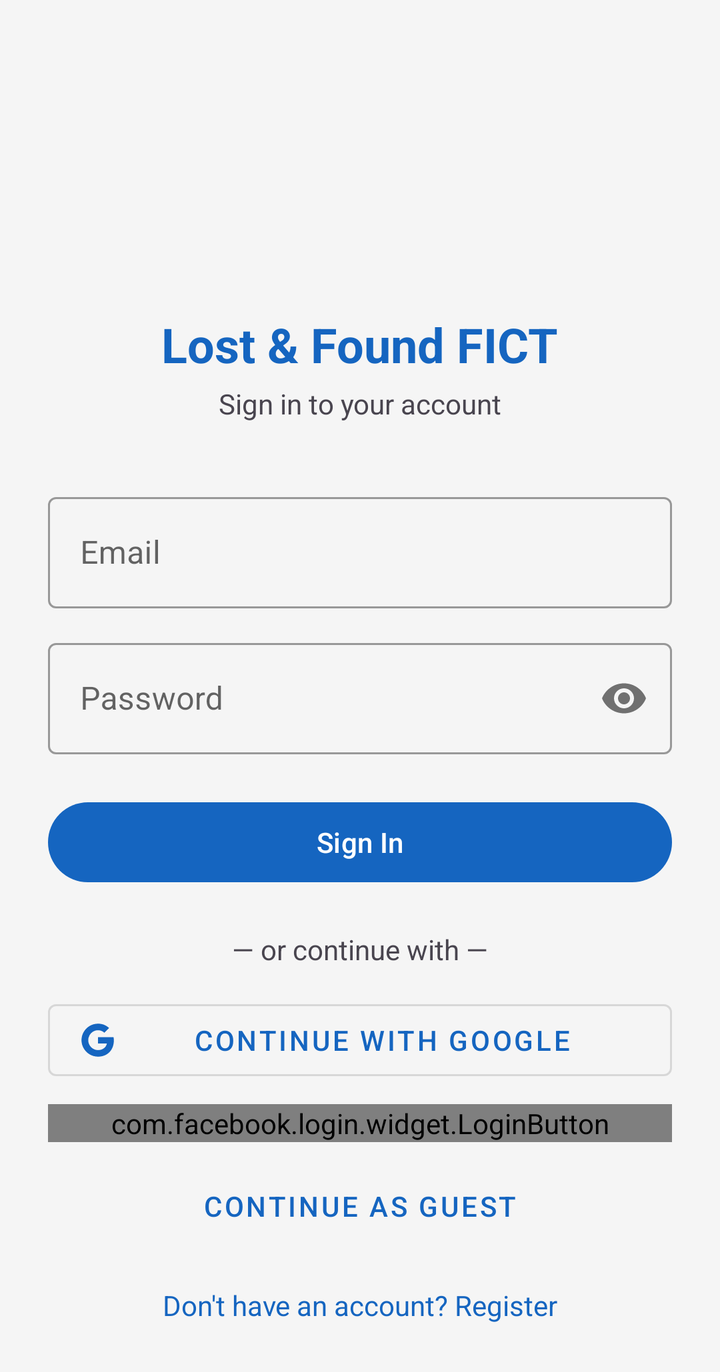
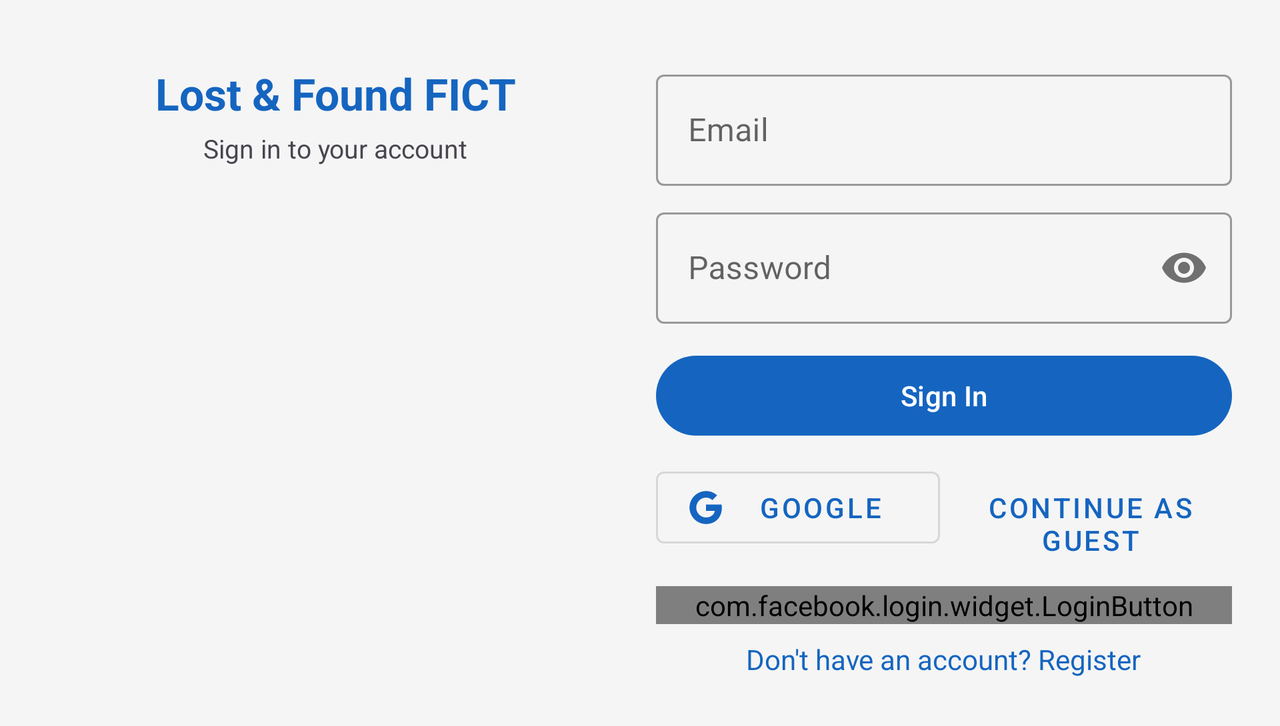

Two renders of one Android screen. The first uses the default layout on a phone; the second uses the alternative layout the repository ships for a different screen configuration, on a matching device. The two XML files are below.
<!-- AndroidManifest.xml: application theme Theme.LostFoundFICT -->
<!-- res/layout/fragment_login.xml -->
<?xml version="1.0" encoding="utf-8"?>
<ScrollView xmlns:android="http://schemas.android.com/apk/res/android"
    xmlns:app="http://schemas.android.com/apk/res-auto"
    android:layout_width="match_parent"
    android:layout_height="match_parent"
    android:fillViewport="true">

    <androidx.constraintlayout.widget.ConstraintLayout
        android:layout_width="match_parent"
        android:layout_height="wrap_content"
        android:padding="24dp">

        
        <ImageView
            android:id="@+id/ivLogo"
            android:layout_width="80dp"
            android:layout_height="80dp"
            android:src="@mipmap/ic_launcher"
            app:layout_constraintTop_toTopOf="parent"
            app:layout_constraintStart_toStartOf="parent"
            app:layout_constraintEnd_toEndOf="parent"
            android:layout_marginTop="40dp"/>

        <TextView
            android:id="@+id/tvTitle"
            android:layout_width="wrap_content"
            android:layout_height="wrap_content"
            android:text="@string/app_name"
            android:textSize="24sp"
            android:textStyle="bold"
            android:textColor="?attr/colorPrimary"
            app:layout_constraintTop_toBottomOf="@id/ivLogo"
            app:layout_constraintStart_toStartOf="parent"
            app:layout_constraintEnd_toEndOf="parent"
            android:layout_marginTop="12dp"/>

        <TextView
            android:id="@+id/tvSubtitle"
            android:layout_width="wrap_content"
            android:layout_height="wrap_content"
            android:text="@string/login_subtitle"
            android:textSize="14sp"
            android:textColor="?attr/colorOnSurfaceVariant"
            app:layout_constraintTop_toBottomOf="@id/tvTitle"
            app:layout_constraintStart_toStartOf="parent"
            app:layout_constraintEnd_toEndOf="parent"
            android:layout_marginTop="4dp"/>

        
        <com.google.android.material.textfield.TextInputLayout
            android:id="@+id/tilEmail"
            style="@style/Widget.MaterialComponents.TextInputLayout.OutlinedBox"
            android:layout_width="0dp"
            android:layout_height="wrap_content"
            android:hint="@string/hint_email"
            app:layout_constraintTop_toBottomOf="@id/tvSubtitle"
            app:layout_constraintStart_toStartOf="parent"
            app:layout_constraintEnd_toEndOf="parent"
            android:layout_marginTop="32dp">

            <com.google.android.material.textfield.TextInputEditText
                android:id="@+id/etEmail"
                android:layout_width="match_parent"
                android:layout_height="wrap_content"
                android:inputType="textEmailAddress"/>
        </com.google.android.material.textfield.TextInputLayout>

        
        <com.google.android.material.textfield.TextInputLayout
            android:id="@+id/tilPassword"
            style="@style/Widget.MaterialComponents.TextInputLayout.OutlinedBox"
            android:layout_width="0dp"
            android:layout_height="wrap_content"
            android:hint="@string/hint_password"
            app:passwordToggleEnabled="true"
            app:layout_constraintTop_toBottomOf="@id/tilEmail"
            app:layout_constraintStart_toStartOf="parent"
            app:layout_constraintEnd_toEndOf="parent"
            android:layout_marginTop="12dp">

            <com.google.android.material.textfield.TextInputEditText
                android:id="@+id/etPassword"
                android:layout_width="match_parent"
                android:layout_height="wrap_content"
                android:inputType="textPassword"/>
        </com.google.android.material.textfield.TextInputLayout>

        
        <com.google.android.material.button.MaterialButton
            android:id="@+id/btnLogin"
            android:layout_width="0dp"
            android:layout_height="wrap_content"
            android:text="@string/btn_login"
            android:layout_marginTop="20dp"
            app:layout_constraintTop_toBottomOf="@id/tilPassword"
            app:layout_constraintStart_toStartOf="parent"
            app:layout_constraintEnd_toEndOf="parent"/>

        
        <TextView
            android:id="@+id/tvOr"
            android:layout_width="wrap_content"
            android:layout_height="wrap_content"
            android:text="@string/or_continue_with"
            android:textColor="?attr/colorOnSurfaceVariant"
            android:layout_marginTop="20dp"
            app:layout_constraintTop_toBottomOf="@id/btnLogin"
            app:layout_constraintStart_toStartOf="parent"
            app:layout_constraintEnd_toEndOf="parent"/>

        
        <com.google.android.material.button.MaterialButton
            android:id="@+id/btnGoogle"
            style="@style/Widget.MaterialComponents.Button.OutlinedButton"
            android:layout_width="0dp"
            android:layout_height="wrap_content"
            android:text="@string/btn_google"
            android:layout_marginTop="12dp"
            app:icon="@drawable/ic_google"
            app:layout_constraintTop_toBottomOf="@id/tvOr"
            app:layout_constraintStart_toStartOf="parent"
            app:layout_constraintEnd_toEndOf="parent"/>

        
        <com.facebook.login.widget.LoginButton
            android:id="@+id/btnFacebook"
            android:layout_width="0dp"
            android:layout_height="wrap_content"
            android:layout_marginTop="8dp"
            app:layout_constraintTop_toBottomOf="@id/btnGoogle"
            app:layout_constraintStart_toStartOf="parent"
            app:layout_constraintEnd_toEndOf="parent"/>

        
        <com.google.android.material.button.MaterialButton
            android:id="@+id/btnAnonymous"
            style="@style/Widget.MaterialComponents.Button.TextButton"
            android:layout_width="wrap_content"
            android:layout_height="wrap_content"
            android:text="@string/btn_anonymous"
            android:layout_marginTop="8dp"
            app:layout_constraintTop_toBottomOf="@id/btnFacebook"
            app:layout_constraintStart_toStartOf="parent"
            app:layout_constraintEnd_toEndOf="parent"/>

        
        <ProgressBar
            android:id="@+id/progressBar"
            android:layout_width="wrap_content"
            android:layout_height="wrap_content"
            android:visibility="gone"
            app:layout_constraintTop_toBottomOf="@id/btnAnonymous"
            app:layout_constraintStart_toStartOf="parent"
            app:layout_constraintEnd_toEndOf="parent"
            android:layout_marginTop="8dp"/>

        
        <TextView
            android:id="@+id/tvRegister"
            android:layout_width="wrap_content"
            android:layout_height="wrap_content"
            android:text="@string/tv_go_to_register"
            android:textColor="?attr/colorPrimary"
            android:clickable="true"
            android:focusable="true"
            android:layout_marginTop="16dp"
            android:layout_marginBottom="24dp"
            app:layout_constraintTop_toBottomOf="@id/progressBar"
            app:layout_constraintStart_toStartOf="parent"
            app:layout_constraintEnd_toEndOf="parent"/>

    </androidx.constraintlayout.widget.ConstraintLayout>
</ScrollView>
<!-- resources referenced by this layout -->
<resources>
  <!-- drawable ic_google (drawable) -->
  <vector xmlns:android="http://schemas.android.com/apk/res/android"
      android:width="24dp"
      android:height="24dp"
      android:viewportWidth="24"
      android:viewportHeight="24">
      <path android:fillColor="#4285F4" android:pathData="M22.56,12.25c0,-0.78 -0.07,-1.53 -0.2,-2.25H12v4.26h5.92c-0.26,1.37 -1.04,2.53 -2.21,3.31v2.77h3.57c2.08,-1.92 3.28,-4.74 3.28,-8.09z"/>
      <path android:fillColor="#34A853" android:pathData="M12,23c2.97,0 5.46,-0.98 7.28,-2.66l-3.57,-2.77c-0.98,0.66 -2.23,1.06 -3.71,1.06 -2.86,0 -5.29,-1.93 -6.16,-4.53H2.18v2.84C3.99,20.53 7.7,23 12,23z"/>
      <path android:fillColor="#FBBC05" android:pathData="M5.84,14.09c-0.22,-0.66 -0.35,-1.36 -0.35,-2.09s0.13,-1.43 0.35,-2.09V7.07H2.18C1.43,8.55 1,10.22 1,12s0.43,3.45 1.18,4.93l2.85,-2.22 0.81,-0.62z"/>
      <path android:fillColor="#EA4335" android:pathData="M12,5.38c1.62,0 3.06,0.56 4.21,1.64l3.15,-3.15C17.45,2.09 14.97,1 12,1 7.7,1 3.99,3.47 2.18,7.07l3.66,2.84c0.87,-2.6 3.3,-4.53 6.16,-4.53z"/>
  </vector>
  <string name="app_name">Lost &amp; Found FICT</string>
  <string name="btn_anonymous">Continue as Guest</string>
  <string name="btn_google">Continue with Google</string>
  <string name="btn_login">Sign In</string>
  <string name="hint_email">Email</string>
  <string name="hint_password">Password</string>
  <string name="login_subtitle">Sign in to your account</string>
  <string name="or_continue_with">— or continue with —</string>
  <string name="tv_go_to_register">Don\'t have an account? Register</string>
  <style name="Theme.LostFoundFICT" parent="Base.Theme.LostFoundFICT" />
  <style name="Base.Theme.LostFoundFICT" parent="Theme.Material3.DayNight.NoActionBar">
          <item name="colorPrimary">#1565C0</item>
          <item name="colorPrimaryVariant">#42A5F5</item>
          <item name="colorOnPrimary">#FFFFFF</item>
          <item name="colorSecondary">#43A047</item>
          <item name="colorOnSecondary">#FFFFFF</item>
          <item name="android:windowBackground">@color/background_light</item>
          <item name="colorSurface">#FFFFFF</item>
          <item name="colorOnSurface">#000000</item>
      </style>
  <color name="background_light">#F5F5F5</color>
</resources>
<!-- res/layout-land/fragment_login.xml (the repository's variant of the layout above) -->
<!-- drawn on the phone turned sideways -->
<?xml version="1.0" encoding="utf-8"?>
<ScrollView xmlns:android="http://schemas.android.com/apk/res/android"
    xmlns:app="http://schemas.android.com/apk/res-auto"
    android:layout_width="match_parent"
    android:layout_height="match_parent">

    <LinearLayout
        android:layout_width="match_parent"
        android:layout_height="wrap_content"
        android:orientation="horizontal"
        android:padding="16dp">

        <LinearLayout
            android:layout_width="0dp"
            android:layout_height="wrap_content"
            android:layout_weight="1"
            android:orientation="vertical"
            android:gravity="center"
            android:padding="16dp">

            <TextView
                android:layout_width="wrap_content"
                android:layout_height="wrap_content"
                android:text="@string/app_name"
                android:textSize="22sp"
                android:textStyle="bold"
                android:textColor="?attr/colorPrimary"/>

            <TextView
                android:layout_width="wrap_content"
                android:layout_height="wrap_content"
                android:text="@string/login_subtitle"
                android:textSize="13sp"
                android:textColor="?attr/colorOnSurfaceVariant"
                android:layout_marginTop="4dp"/>

        </LinearLayout>

        <LinearLayout
            android:layout_width="0dp"
            android:layout_height="wrap_content"
            android:layout_weight="1"
            android:orientation="vertical"
            android:padding="8dp">

            <com.google.android.material.textfield.TextInputLayout
                android:id="@+id/tilEmail"
                style="@style/Widget.MaterialComponents.TextInputLayout.OutlinedBox"
                android:layout_width="match_parent"
                android:layout_height="wrap_content"
                android:hint="@string/hint_email"
                android:layout_marginTop="8dp">
                <com.google.android.material.textfield.TextInputEditText
                    android:id="@+id/etEmail"
                    android:layout_width="match_parent"
                    android:layout_height="wrap_content"
                    android:inputType="textEmailAddress"/>
            </com.google.android.material.textfield.TextInputLayout>

            <com.google.android.material.textfield.TextInputLayout
                android:id="@+id/tilPassword"
                style="@style/Widget.MaterialComponents.TextInputLayout.OutlinedBox"
                android:layout_width="match_parent"
                android:layout_height="wrap_content"
                android:hint="@string/hint_password"
                app:passwordToggleEnabled="true"
                android:layout_marginTop="8dp">
                <com.google.android.material.textfield.TextInputEditText
                    android:id="@+id/etPassword"
                    android:layout_width="match_parent"
                    android:layout_height="wrap_content"
                    android:inputType="textPassword"/>
            </com.google.android.material.textfield.TextInputLayout>

            <com.google.android.material.button.MaterialButton
                android:id="@+id/btnLogin"
                android:layout_width="match_parent"
                android:layout_height="wrap_content"
                android:text="@string/btn_login"
                android:layout_marginTop="12dp"/>

            <LinearLayout
                android:layout_width="match_parent"
                android:layout_height="wrap_content"
                android:orientation="horizontal"
                android:layout_marginTop="8dp">

                <com.google.android.material.button.MaterialButton
                    android:id="@+id/btnGoogle"
                    style="@style/Widget.MaterialComponents.Button.OutlinedButton"
                    android:layout_width="0dp"
                    android:layout_height="wrap_content"
                    android:layout_weight="1"
                    android:text="Google"
                    app:icon="@drawable/ic_google"
                    android:layout_marginEnd="4dp"/>

                <com.google.android.material.button.MaterialButton
                    android:id="@+id/btnAnonymous"
                    style="@style/Widget.MaterialComponents.Button.TextButton"
                    android:layout_width="0dp"
                    android:layout_height="wrap_content"
                    android:layout_weight="1"
                    android:text="@string/btn_anonymous"/>

            </LinearLayout>

            <com.facebook.login.widget.LoginButton
                android:id="@+id/btnFacebook"
                android:layout_width="match_parent"
                android:layout_height="wrap_content"
                android:layout_marginTop="8dp"/>

            <ProgressBar
                android:id="@+id/progressBar"
                android:layout_width="wrap_content"
                android:layout_height="wrap_content"
                android:visibility="gone"
                android:layout_gravity="center"/>

            <TextView
                android:id="@+id/tvRegister"
                android:layout_width="wrap_content"
                android:layout_height="wrap_content"
                android:text="@string/tv_go_to_register"
                android:textColor="?attr/colorPrimary"
                android:clickable="true"
                android:focusable="true"
                android:layout_gravity="center"
                android:layout_marginTop="8dp"/>

        </LinearLayout>
    </LinearLayout>
</ScrollView>
<!-- resources referenced by the variant -->
<!-- as the phone turned sideways resolves them -->
<resources>
  <!-- drawable ic_google (drawable) -->
  <vector xmlns:android="http://schemas.android.com/apk/res/android"
      android:width="24dp"
      android:height="24dp"
      android:viewportWidth="24"
      android:viewportHeight="24">
      <path android:fillColor="#4285F4" android:pathData="M22.56,12.25c0,-0.78 -0.07,-1.53 -0.2,-2.25H12v4.26h5.92c-0.26,1.37 -1.04,2.53 -2.21,3.31v2.77h3.57c2.08,-1.92 3.28,-4.74 3.28,-8.09z"/>
      <path android:fillColor="#34A853" android:pathData="M12,23c2.97,0 5.46,-0.98 7.28,-2.66l-3.57,-2.77c-0.98,0.66 -2.23,1.06 -3.71,1.06 -2.86,0 -5.29,-1.93 -6.16,-4.53H2.18v2.84C3.99,20.53 7.7,23 12,23z"/>
      <path android:fillColor="#FBBC05" android:pathData="M5.84,14.09c-0.22,-0.66 -0.35,-1.36 -0.35,-2.09s0.13,-1.43 0.35,-2.09V7.07H2.18C1.43,8.55 1,10.22 1,12s0.43,3.45 1.18,4.93l2.85,-2.22 0.81,-0.62z"/>
      <path android:fillColor="#EA4335" android:pathData="M12,5.38c1.62,0 3.06,0.56 4.21,1.64l3.15,-3.15C17.45,2.09 14.97,1 12,1 7.7,1 3.99,3.47 2.18,7.07l3.66,2.84c0.87,-2.6 3.3,-4.53 6.16,-4.53z"/>
  </vector>
  <string name="app_name">Lost &amp; Found FICT</string>
  <string name="btn_anonymous">Continue as Guest</string>
  <string name="btn_login">Sign In</string>
  <string name="hint_email">Email</string>
  <string name="hint_password">Password</string>
  <string name="login_subtitle">Sign in to your account</string>
  <string name="tv_go_to_register">Don\'t have an account? Register</string>
  <style name="Theme.LostFoundFICT" parent="Base.Theme.LostFoundFICT" />
  <style name="Base.Theme.LostFoundFICT" parent="Theme.Material3.DayNight.NoActionBar">
          <item name="colorPrimary">#1565C0</item>
          <item name="colorPrimaryVariant">#42A5F5</item>
          <item name="colorOnPrimary">#FFFFFF</item>
          <item name="colorSecondary">#43A047</item>
          <item name="colorOnSecondary">#FFFFFF</item>
          <item name="android:windowBackground">@color/background_light</item>
          <item name="colorSurface">#FFFFFF</item>
          <item name="colorOnSurface">#000000</item>
      </style>
  <color name="background_light">#F5F5F5</color>
</resources>
